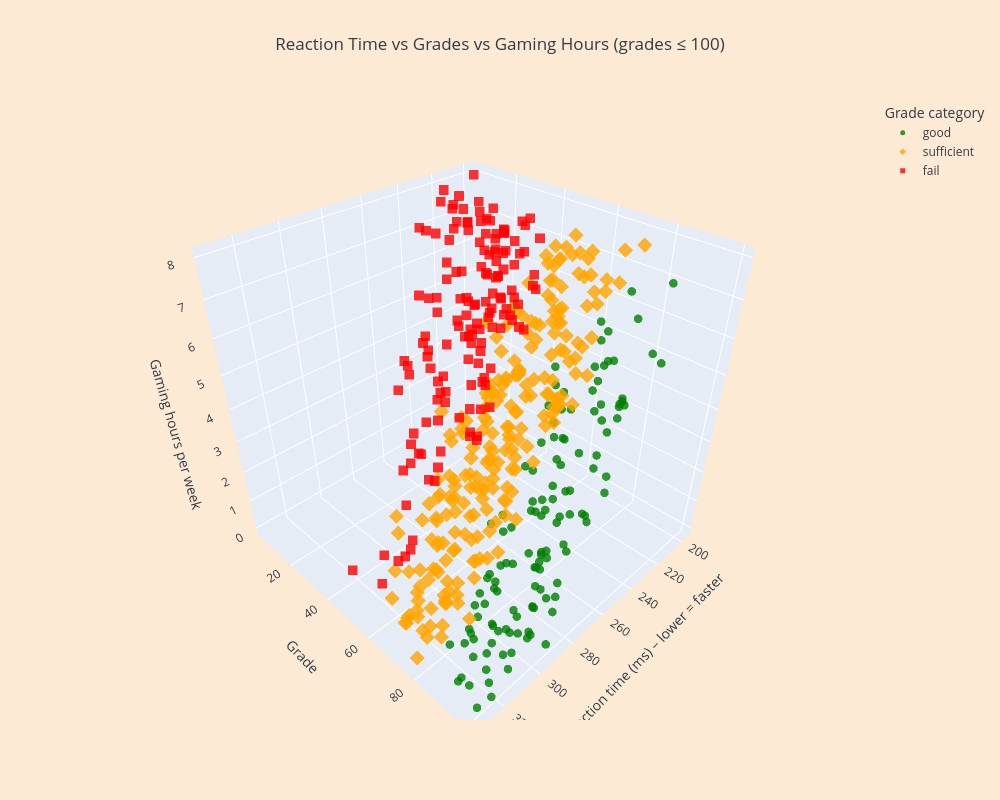

The cell this chart's notebook holds for it:
### Code cell
# 2. Create grade_category from grades
#   < 60      -> fail
#   60–79     -> sufficient
#   80+       -> good
df["grade_category"] = pd.cut(
    df["grades"],
    bins=[0, 55, 80, float("inf")],
    labels=["fail", "sufficient", "good"],
    right=False
)

# 3. Filter out unrealistic grades > 100
df_filtered = df[df["grades"] <= 100].copy()

# 4. Take a smaller sample if there are many rows (to make the plot clearer)
#    - If more than 500 rows, randomly sample 500
#    - Otherwise, use all filtered rows
if len(df_filtered) > 500:
    df_small = df_filtered.sample(n=500, random_state=0)
else:
    df_small = df_filtered.copy()

# 5. 3D scatter plot: Reaction time vs Grades vs Gaming hours
fig = px.scatter_3d(
    df_small,
    x="reaction_time_ms",
    y="grades",
    z="gaming_hours",
    color="grade_category",      # color by category
    symbol="grade_category",     # different marker symbols per category
    hover_data=[
        "gaming_hours",
        "study_hours",
        "reaction_time_ms",
        "grades",
    ],
    labels={
        "reaction_time_ms": "Reaction time (ms) ",
        "grades": "Grade ",
        "gaming_hours": "Gaming hours/week ",
        "grade_category": "Grade category ",
        "study_hours": "Study hours/week ",
    },
    color_discrete_map={
        "fail": "red",
        "sufficient": "orange",
        "good": "green",
    },
    title="Reaction Tim vs Grades vs Gaming Hours (grades ≤ 100)",
    width=1000,
    height=800,
)

# Make points easier to see
fig.update_traces(marker=dict(size=5, opacity=0.8))

# Improve axis labels and legend
fig.update_layout(
    scene=dict(
        xaxis_title="Reaction time (ms) – lower = faster",
        yaxis_title="Grade",
        zaxis_title="Gaming hours per week",
    ),
    legend_title_text="Grade category"
)

fig.show()

### Figure 1 — Plotly figure (JSON) as saved in the notebook; plotly's stock layout.template omitted (floating-point values rounded to 4 significant figures; data arrays with more than 128 entries replaced by an {"elided": "..."} marker saying what was removed)
{"data": [{"customdata": [[8.84], [8.85], [9.17], [9.52], [4.56], [9.74], [5.98], [8.55], [6.33], [7.25], [7.72], [6.38], [7.07], [9.02], [7.06], [9.43], [6.99], [7.18], [8.45], [9.55], [7.36], [8.88], [9.65], [8.7], [9.76], [7.93], [8.25], [7.54], [8.71], [8.48], [7.35], [8.53], [7.42], [6.77], [6.04], [9.55], [3.54], [8.74], [8.29], [6.5], [7.12], [7.12], [9.57], [9.3], [6.07], [6.98], [6.03], [8.35], [9.29], [7.81], [9.4], [7.69], [9.1], [7.38], [9.44], [5.97], [8.3], [7.15], [7.82], [5.17], [8.5], [6.13], [8.24], [9.57], [9.03], [8.72], [7.15], [9.95], [6.94], [9.62], [8.98], [3.41], [9.14], [6.49], [5.48], [8.57], [9.81], [5.86], [5.6], [3.44], [9.0], [9.83], [8.67], [8.14], [7.82], [5.22], [9.68], [9.11], [8.15], [9.15], [9.62], [9.72], [5.07], [8.38], [9.56], [9.62], [5.58], [6.35], [5.25], [9.81], [6.33], [8.21], [8.12], [6.38], [9.47], [4.24], [7.54], [5.46], [6.86], [5.9], [9.8], [9.35], [9.15], [7.02], [6.7], [7.05], [7.17], [8.48], [9.01], [5.47], [8.35], [9.87], [7.26], [9.82], [7.19], [9.2]], "hovertemplate": "Grade category =good<br>Reaction time (ms) =%{x}<br>Grade =%{y}<br>Gaming hours/week =%{z}<br>Study hours/week =%{customdata[0]}<extra></extra>", "legendgroup": "good", "marker": {"color": "green", "opacity": 0.8, "size": 5, "symbol": "circle"}, "mode": "markers", "name": "good", "scene": "scene", "showlegend": true, "type": "scatter3d", "x": [255.5, 269.7, 248.8, 258.2, 304.4, 257.1, 262.1, 258.6, 275.4, 297.7, 263.1, 325.0, 271.8, 293.4, 290.9, 252.5, 314.3, 296.1, 280.6, 263.5, 324.1, 285.4, 256.9, 287.5, 293.8, 278.0, 291.0, 293.1, 221.1, 268.2, 266.6, 248.5, 299.8, 289.9, 310.6, 292.2, 302.1, 309.5, 322.7, 303.3, 318.2, 242.1, 285.0, 266.6, 293.7, 277.0, 314.0, 302.2, 317.1, 251.0, 278.6, 303.6, 257.7, 302.0, 329.5, 304.9, 282.1, 309.2, 244.8, 297.6, 321.8, 273.2, 280.8, 244.1, 261.5, 226.8, 324.9, 245.3, 309.2, 258.6, 253.6, 309.9, 274.4, 271.9, 310.7, 286.7, 289.8, 289.9, 296.3, 305.8, 238.0, 284.3, 331.3, 239.8, 266.6, 300.8, 241.1, 286.7, 268.8, 282.1, 285.4, 244.1, 300.0, 243.8, 267.7, 242.1, 305.9, 299.8, 290.4, 288.4, 304.2, 276.0, 263.8, 312.2, 284.8, 318.4, 297.6, 288.2, 262.2, 257.0, 247.3, 263.3, 302.7, 284.1, 312.7, 274.2, 301.7, 303.4, 231.6, 270.1, 318.6, 233.3, 268.9, 330.2, 279.6, 294.4], "y": [91.9, 97.21, 94.53, 90.97, 84.61, 86.94, 80.76, 81.9, 91.21, 97.49, 80.03, 93.44, 90.6, 94.92, 94.12, 89.98, 87.32, 80.61, 91.27, 99.33, 100.0, 85.15, 89.02, 99.31, 96.94, 87.19, 91.22, 95.3, 83.74, 81.57, 86.21, 93.6, 83.31, 95.45, 91.7, 100.0, 88.46, 100.0, 100.0, 84.67, 97.05, 87.45, 92.31, 82.77, 83.7, 96.0, 100.0, 100.0, 100.0, 94.77, 83.73, 89.52, 93.23, 100.0, 92.56, 89.36, 86.28, 82.63, 84.12, 92.23, 97.34, 82.84, 89.73, 86.58, 82.19, 94.69, 94.78, 86.08, 97.96, 99.6, 93.36, 84.6, 88.37, 90.19, 86.31, 92.02, 100.0, 84.11, 87.61, 83.59, 99.5, 87.25, 95.12, 83.54, 84.51, 85.98, 81.18, 92.52, 97.68, 96.61, 99.26, 92.41, 84.56, 83.96, 83.08, 82.1, 96.02, 99.15, 81.21, 100.0, 87.89, 99.32, 85.22, 90.98, 100.0, 80.88, 87.65, 84.12, 87.79, 80.1, 93.19, 99.38, 99.28, 91.47, 84.43, 82.96, 92.4, 100.0, 94.08, 86.62, 86.95, 86.04, 97.6, 100.0, 91.09, 100.0], "z": [4.14, 3.17, 5.52, 6.16, 1.11, 4.03, 4.37, 4.28, 2.85, 1.58, 6.24, 0.03, 5.83, 2.46, 1.69, 5.36, 0.59, 1.45, 2.19, 4.18, 0.63, 4.54, 5.81, 1.52, 2.99, 2.95, 2.56, 2.47, 6.54, 5.45, 3.98, 5.02, 3.36, 1.62, 0.58, 0.16, 0.31, 1.48, 0.03, 1.92, 1.97, 6.11, 3.67, 5.0, 2.9, 3.43, 0.51, 1.04, 1.18, 5.45, 4.12, 2.64, 5.23, 1.94, 0.38, 1.87, 3.48, 0.17, 6.57, 0.86, 0.73, 4.67, 2.06, 6.12, 5.18, 7.84, 1.14, 6.02, 0.64, 5.91, 4.79, 1.33, 3.76, 2.84, 1.1, 4.01, 1.17, 2.89, 0.0, 1.46, 6.37, 3.35, 0.83, 6.65, 2.87, 1.77, 5.7, 2.18, 4.51, 4.31, 3.07, 5.37, 0.17, 4.67, 6.02, 6.9, 1.77, 1.75, 3.13, 2.06, 1.84, 3.59, 4.56, 0.25, 2.88, 0.13, 2.33, 1.66, 3.14, 5.42, 5.35, 3.71, 0.9, 1.75, 0.64, 2.69, 0.52, 1.2, 6.25, 4.28, 0.65, 7.54, 2.97, 0.11, 1.9, 1.86]}, {"customdata": {"elided": "225x1 float values"}, "hovertemplate": "Grade category =sufficient<br>Reaction time (ms) =%{x}<br>Grade =%{y}<br>Gaming hours/week =%{z}<br>Study hours/week =%{customdata[0]}<extra></extra>", "legendgroup": "sufficient", "marker": {"color": "orange", "opacity": 0.8, "size": 5, "symbol": "diamond"}, "mode": "markers", "name": "sufficient", "scene": "scene", "showlegend": true, "type": "scatter3d", "x": {"elided": "225 float values"}, "y": {"elided": "225 float values"}, "z": {"elided": "225 float values"}}, {"customdata": {"elided": "149x1 float values"}, "hovertemplate": "Grade category =fail<br>Reaction time (ms) =%{x}<br>Grade =%{y}<br>Gaming hours/week =%{z}<br>Study hours/week =%{customdata[0]}<extra></extra>", "legendgroup": "fail", "marker": {"color": "red", "opacity": 0.8, "size": 5, "symbol": "square"}, "mode": "markers", "name": "fail", "scene": "scene", "showlegend": true, "type": "scatter3d", "x": {"elided": "149 float values"}, "y": {"elided": "149 float values"}, "z": {"elided": "149 float values"}}], "layout": {"height": 800, "legend": {"title": {"text": "Grade category"}, "tracegroupgap": 0}, "scene": {"domain": {"x": [0, 1], "y": [0, 1]}, "xaxis": {"title": {"text": "Reaction time (ms) – lower = faster"}}, "yaxis": {"title": {"text": "Grade"}}, "zaxis": {"title": {"text": "Gaming hours per week"}}}, "title": {"text": "Reaction Time vs Grades vs Gaming Hours (grades ≤ 100)"}, "width": 1000}}
